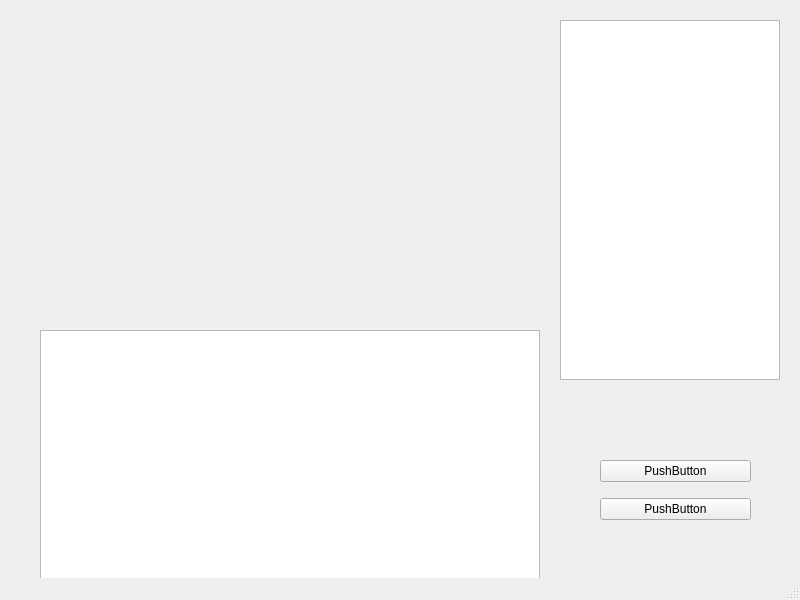
<?xml version="1.0" encoding="UTF-8"?>
<ui version="4.0">
 <class>MainWindow</class>
 <widget class="QMainWindow" name="MainWindow">
  <property name="geometry">
   <rect>
    <x>0</x>
    <y>0</y>
    <width>800</width>
    <height>600</height>
   </rect>
  </property>
  <property name="windowTitle">
   <string>MainWindow</string>
  </property>
  <widget class="QWidget" name="centralwidget">
   <widget class="QWidget" name="MapUi" native="true">
    <property name="geometry">
     <rect>
      <x>40</x>
      <y>20</y>
      <width>500</width>
      <height>300</height>
     </rect>
    </property>
   </widget>
   <widget class="QTableView" name="coordinate_table">
    <property name="geometry">
     <rect>
      <x>560</x>
      <y>20</y>
      <width>220</width>
      <height>360</height>
     </rect>
    </property>
   </widget>
   <widget class="QTableView" name="detect_time_table">
    <property name="geometry">
     <rect>
      <x>40</x>
      <y>330</y>
      <width>500</width>
      <height>250</height>
     </rect>
    </property>
   </widget>
   <widget class="QWidget" name="gridLayoutWidget">
    <property name="geometry">
     <rect>
      <x>600</x>
      <y>450</y>
      <width>151</width>
      <height>81</height>
     </rect>
    </property>
    <layout class="QGridLayout" name="button">
     <item row="1" column="0">
      <widget class="QPushButton" name="pushButton_2">
       <property name="text">
        <string>PushButton</string>
       </property>
      </widget>
     </item>
     <item row="0" column="0">
      <widget class="QPushButton" name="pushButton">
       <property name="text">
        <string>PushButton</string>
       </property>
      </widget>
     </item>
    </layout>
   </widget>
  </widget>
  <widget class="QStatusBar" name="statusbar"/>
 </widget>
 <resources/>
 <connections/>
</ui>
